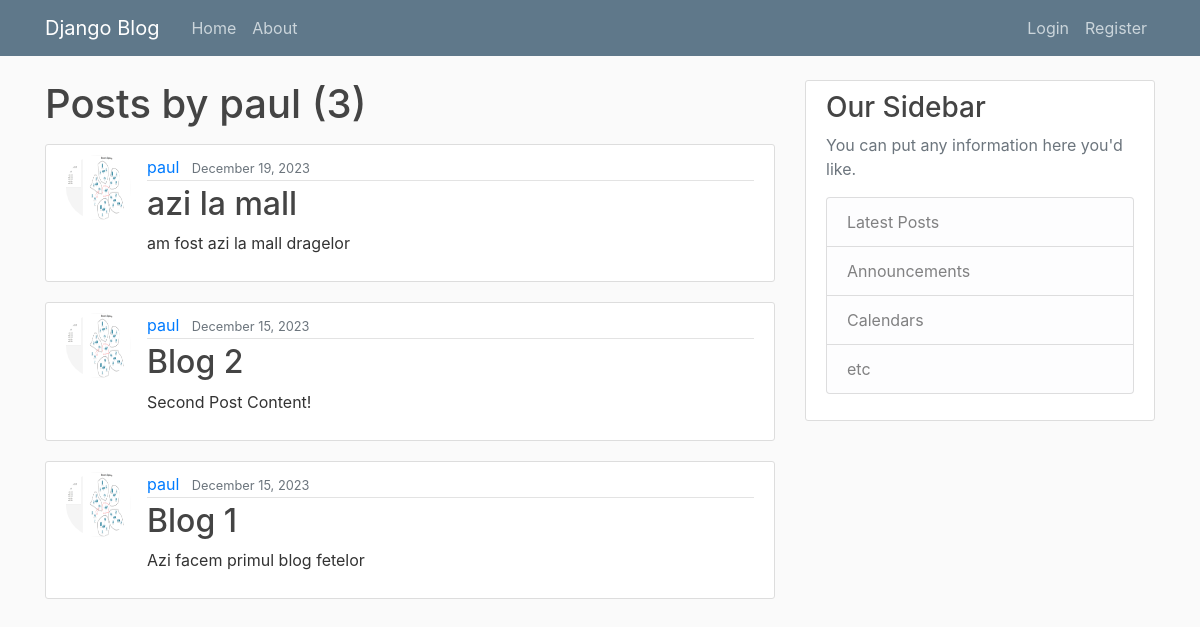
Before: /user/paul with the older database file.
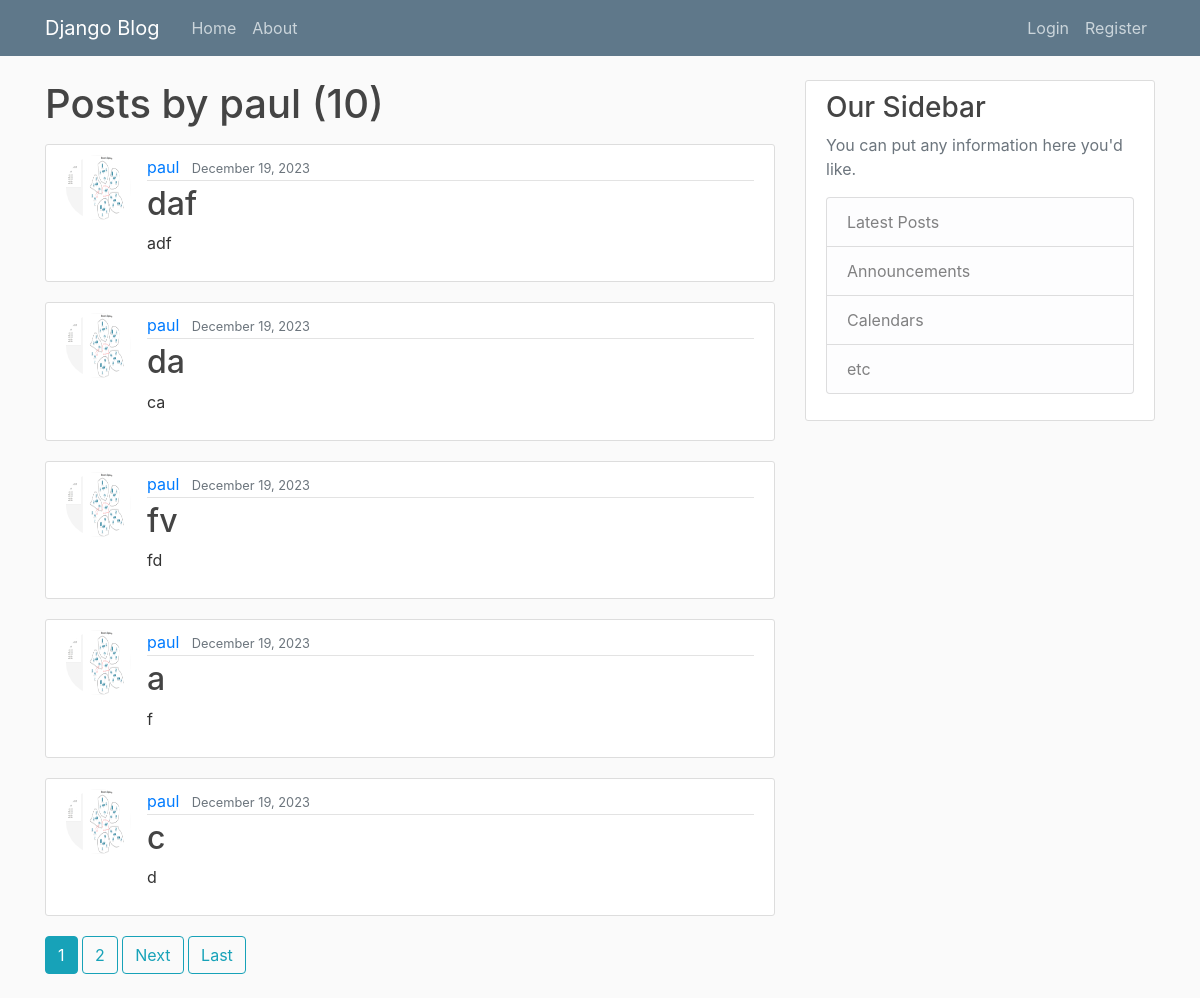
After: the same page with the newer database file.
### blog/models.py (models this page shows, shortened)
class Post(models.Model):
    title = models.CharField(max_length=100)
    content = models.TextField()
    datePosted = models.DateTimeField(default=timezone.now)
    author = models.ForeignKey(User, on_delete=models.CASCADE)

### users/models.py (models this page shows, shortened)
class Profile(models.Model):
    user = models.OneToOneField(User, on_delete=models.CASCADE)
    image = models.ImageField(default='default.jpg', upload_to='profile_pics')

### blog/views.py (the view)
# urls.py: path('user/<str:username>', UserPostListView.as_view(), name='user-post'),
class UserPostListView(ListView):
    model = Post
    template_name = 'blog/user_post.html'
    context_object_name = 'posts'
    paginate_by = 5
    def get_queryset(self):
        user = get_object_or_404(User, username = self.kwargs.get('username'))
        return Post.objects.filter(author=user).order_by('-datePosted')

### blog/templates/blog/user_post.html (shortened to what this page needs)
{% extends "blog/base.html" %}
{% block content %}
    <h1 class="mb-3">Posts by {{ view.kwargs.username }} ({{ page_obj.paginator.count }})</h1>
    {% for post in posts %}
        <article class="media content-section">
            <img class = "rounded-circle article-img" src="{{ post.author.profile.image.url }}">
          <div class="media-body">
            <div class="article-metadata">
              <a class="mr-2" href="{% url 'user-post' post.author.username  %}">{{ post.author }}</a>
              <small class="text-muted">{{ post.datePosted|date:"F d, Y" }}</small>
            </div>
            <h2><a class="article-title" href="{% url 'post-detail' post.id %}">{{ post.title }}</a></h2>
            <p class="article-content">{{ post.content }}</p>
          </div>
        </article>
    {% endfor %}
  {% if is_paginated %}
      {% for num in page_obj.paginator.page_range %}
        {% if page_obj.number == num %}
          <a class="btn btn-info mb-4" href="?page={{ num }}">{{ num }}</a>
        {% elif num > page_obj.number|add:'-3' and num < page_obj.number|add:'3' %}
          <a class="btn btn-outline-info mb-4" href="?page={{ num }}">{{ num }}</a>
        {% endif %}
      {% endfor %}
      {% if page_obj.has_next %}
        <a class="btn btn-outline-info mb-4" href="?page={{ page_obj.next_page_number }}">Next</a>
        <a class="btn btn-outline-info mb-4" href="?page={{ page_obj.paginator.num_pages }}">Last</a>
      {% endif %}
    {% endif %}
{% endblock content %}

### blog/templates/blog/base.html (shortened to what this page needs)
{% load static %}
<!DOCTYPE html>
<html>
<head>
    <link rel="stylesheet" href="https://maxcdn.bootstrapcdn.com/bootstrap/4.0.0/css/bootstrap.min.css">
    <link rel="stylesheet" type="text/css" href="{% static 'blog/main.css' %}">
</head>
<body>
    <header class="site-header">
      <nav class="navbar navbar-expand-md navbar-dark bg-steel fixed-top">
        <div class="container">
          <a class="navbar-brand mr-4" href="{% url 'blog-home' %}">Django Blog</a>
          <div class="collapse navbar-collapse" id="navbarToggle">
            <div class="navbar-nav mr-auto">
              <a class="nav-item nav-link" href="{% url 'blog-home' %}">Home</a>
              <a class="nav-item nav-link" href="{% url 'blog-about' %}">About</a>
            </div>
            <div class="navbar-nav">
                {% if user.is_authenticated %}
                    <a class="nav-item nav-link" href="{% url 'logout' %}">Logout</a>
                    <a class="nav-item nav-link" href="{% url 'profile' %}">Profile</a>
                    <a class="nav-item nav-link" href="{% url 'post-create' %}">New Post</a>
                {% else %}
                    <a class="nav-item nav-link" href="{% url 'login' %}">Login</a>
                    <a class="nav-item nav-link" href="{% url 'register' %}">Register</a>
                {% endif %}
            </div>
          </div>
        </div>
      </nav>
    </header>
    <main role="main" class="container">
      <div class="row">
        <div class="col-md-8">
          {% block content %}{% endblock %}
        </div>
        <div class="col-md-4">
          <div class="content-section">
            <h3>Our Sidebar</h3>
            <p class='text-muted'>You can put any information here you'd like.
              <ul class="list-group">
                <li class="list-group-item list-group-item-light">Latest Posts</li>
                <li class="list-group-item list-group-item-light">Announcements</li>
                <li class="list-group-item list-group-item-light">Calendars</li>
                <li class="list-group-item list-group-item-light">etc</li>
              </ul>
            </p>
          </div>
        </div>
      </div>
    </main>
</body>
</html>

### blog/static/blog/main.css (style rules this page uses)
body { background: #fafafa; color: #333333; margin-top: 5rem; }
h1, h2, h3, h4, h5, h6 { color: #444444; }
ul { margin: 0; }
.bg-steel { background-color: #5f788a; }
.site-header .navbar-nav .nav-link { color: #cbd5db; }
.content-section { background: #ffffff; padding: 10px 20px; border: 1px solid #dddddd; border-radius: 3px; margin-bottom: 20px; }
.article-title { color: #444444; }
.article-content { white-space: pre-line; }
.article-img { height: 65px; width: 65px; margin-right: 16px; }
.article-metadata { padding-bottom: 1px; margin-bottom: 4px; border-bottom: 1px solid #e3e3e3 }

Changed rows visible on the page:
no longer on this page (row unchanged): Post: author.profile.image (picture), author "paul", datePosted "December 19, 2023", title "azi la mall", content "am fost azi la mall dragelor"
removed Post: author.profile.image (picture), author "paul", datePosted "December 15, 2023", title "Blog 2", content "Second Post Content!"
no longer on this page (row edited): Post: author.profile.image (picture), author "paul", datePosted "December 15, 2023", title "Blog 1", content "Azi facem primul blog fetelor"
added Post: author.profile.image (picture), author "paul", datePosted "December 19, 2023", title "daf", content "adf"
added Post: author.profile.image (picture), author "paul", datePosted "December 19, 2023", title "da", content "ca"
added Post: author.profile.image (picture), author "paul", datePosted "December 19, 2023", title "fv", content "fd"
added Post: author.profile.image (picture), author "paul", datePosted "December 19, 2023", title "a", content "f"
added Post: author.profile.image (picture), author "paul", datePosted "December 19, 2023", title "c", content "d"
Other visible differences:
{{ page_obj.paginator.count }}: "3" → "10"
new list line: "1"
new list line: "2"
text now shown: "Next Last"
